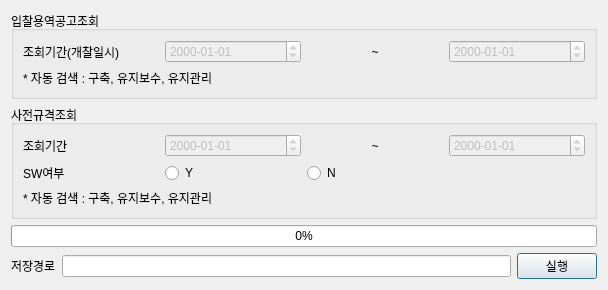
<?xml version="1.0" encoding="UTF-8"?>
<ui version="4.0">
 <class>Dialog</class>
 <widget class="QDialog" name="Dialog">
  <property name="geometry">
   <rect>
    <x>0</x>
    <y>0</y>
    <width>608</width>
    <height>289</height>
   </rect>
  </property>
  <property name="windowTitle">
   <string>Dialog</string>
  </property>
  <layout class="QGridLayout" name="gridLayout_4">
   <item row="0" column="0" colspan="3">
    <widget class="QGroupBox" name="groupBox">
     <property name="title">
      <string>입찰용역공고조회</string>
     </property>
     <layout class="QGridLayout" name="gridLayout_2">
      <item row="0" column="0">
       <widget class="QLabel" name="label">
        <property name="text">
         <string>조회기간(개찰일시)</string>
        </property>
       </widget>
      </item>
      <item row="0" column="1">
       <widget class="QDateEdit" name="date_1">
        <property name="enabled">
         <bool>false</bool>
        </property>
        <property name="currentSection">
         <enum>QDateTimeEdit::YearSection</enum>
        </property>
        <property name="displayFormat">
         <string>yyyy-MM-dd</string>
        </property>
       </widget>
      </item>
      <item row="0" column="2">
       <widget class="QLabel" name="label_2">
        <property name="text">
         <string>~</string>
        </property>
        <property name="alignment">
         <set>Qt::AlignCenter</set>
        </property>
       </widget>
      </item>
      <item row="0" column="3">
       <widget class="QDateEdit" name="date_2">
        <property name="enabled">
         <bool>false</bool>
        </property>
        <property name="displayFormat">
         <string>yyyy-MM-dd</string>
        </property>
       </widget>
      </item>
      <item row="1" column="0" colspan="4">
       <widget class="QLabel" name="label_3">
        <property name="text">
         <string>* 자동 검색 : 구축, 유지보수, 유지관리</string>
        </property>
       </widget>
      </item>
     </layout>
    </widget>
   </item>
   <item row="2" column="0" colspan="3">
    <widget class="QProgressBar" name="progressBar">
     <property name="value">
      <number>0</number>
     </property>
     <property name="alignment">
      <set>Qt::AlignCenter</set>
     </property>
     <property name="textVisible">
      <bool>true</bool>
     </property>
    </widget>
   </item>
   <item row="3" column="2">
    <widget class="QPushButton" name="btnOk">
     <property name="text">
      <string>실행</string>
     </property>
    </widget>
   </item>
   <item row="3" column="0">
    <widget class="QLabel" name="label_8">
     <property name="text">
      <string>저장경로</string>
     </property>
    </widget>
   </item>
   <item row="1" column="0" colspan="3">
    <widget class="QGroupBox" name="groupBox_2">
     <property name="title">
      <string>사전규격조회</string>
     </property>
     <layout class="QGridLayout" name="gridLayout_3">
      <item row="0" column="0">
       <widget class="QLabel" name="label_5">
        <property name="text">
         <string>조회기간</string>
        </property>
       </widget>
      </item>
      <item row="0" column="1">
       <widget class="QDateEdit" name="date_3">
        <property name="enabled">
         <bool>false</bool>
        </property>
        <property name="displayFormat">
         <string>yyyy-MM-dd</string>
        </property>
       </widget>
      </item>
      <item row="0" column="2">
       <widget class="QLabel" name="label_6">
        <property name="text">
         <string>~</string>
        </property>
        <property name="alignment">
         <set>Qt::AlignCenter</set>
        </property>
       </widget>
      </item>
      <item row="0" column="3">
       <widget class="QDateEdit" name="date_4">
        <property name="enabled">
         <bool>false</bool>
        </property>
        <property name="displayFormat">
         <string>yyyy-MM-dd</string>
        </property>
       </widget>
      </item>
      <item row="1" column="0">
       <widget class="QLabel" name="label_7">
        <property name="text">
         <string>SW여부</string>
        </property>
       </widget>
      </item>
      <item row="1" column="1">
       <widget class="QRadioButton" name="rdo_Y">
        <property name="text">
         <string>Y</string>
        </property>
       </widget>
      </item>
      <item row="1" column="2" colspan="2">
       <widget class="QRadioButton" name="rdo_N">
        <property name="text">
         <string>N</string>
        </property>
       </widget>
      </item>
      <item row="2" column="0" colspan="4">
       <widget class="QLabel" name="label_4">
        <property name="text">
         <string>* 자동 검색 : 구축, 유지보수, 유지관리</string>
        </property>
       </widget>
      </item>
     </layout>
    </widget>
   </item>
   <item row="3" column="1">
    <widget class="QLineEdit" name="txt_savePath"/>
   </item>
  </layout>
 </widget>
 <resources/>
 <connections/>
</ui>
